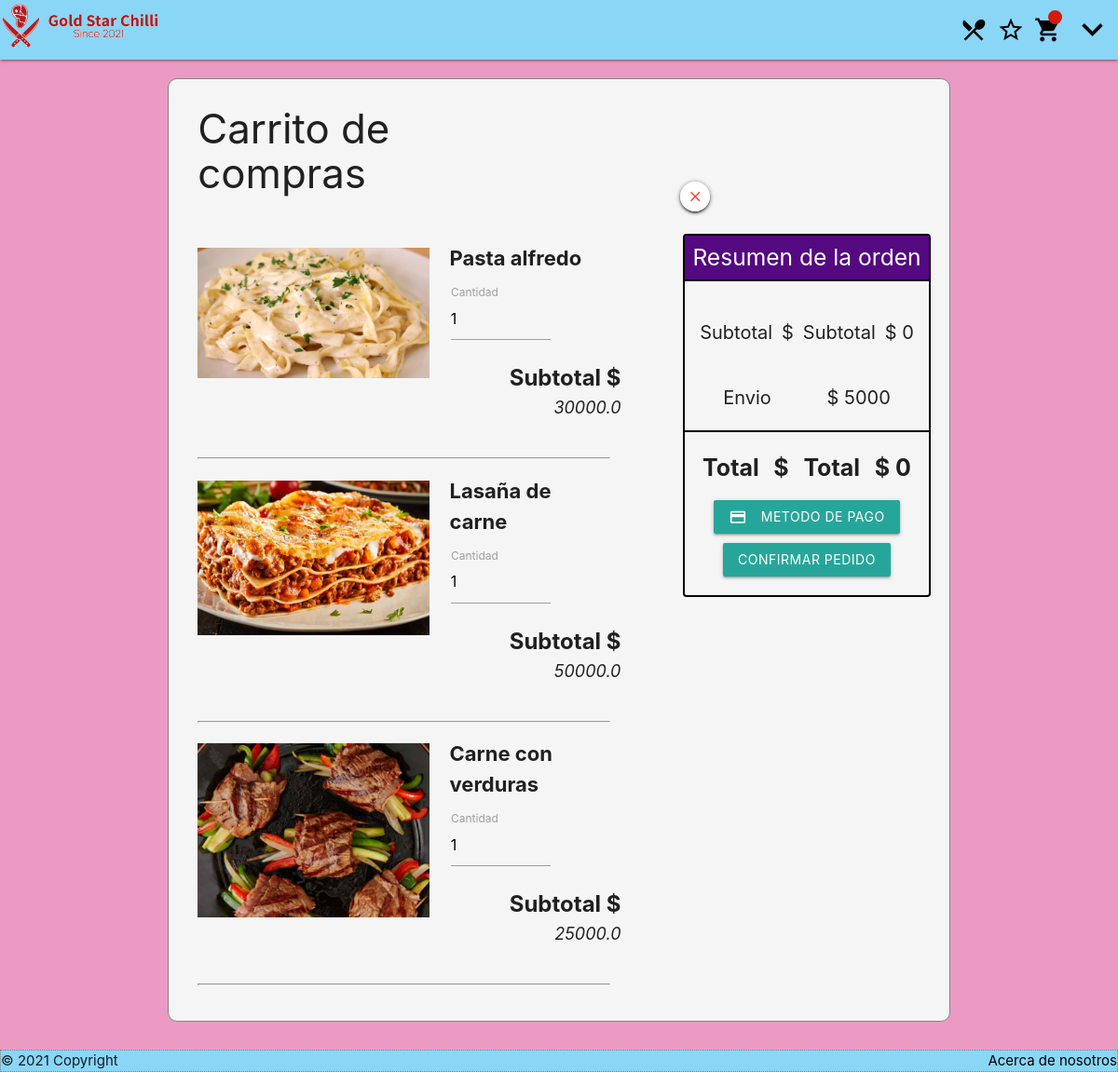
Page /Pedidos/ (signed in) on the committed database.
### tables this page shows
CREATE TABLE "detalles_plato" ("platos_id" INTEGER NOT NULL REFERENCES "platos" ("id"), "pedido_id" INTEGER NOT NULL REFERENCES "pedido" ("id"), "cantidad" INTEGER NOT NULL, "subtotal" FLOAT NOT NULL, PRIMARY KEY ("platos_id","pedido_id"));

CREATE TABLE platos (id INTEGER PRIMARY KEY AUTOINCREMENT NOT NULL, nombre TEXT NOT NULL, precio FLOAT NOT NULL, descripcion TEXT, imagen TEXT);

### app.py (the view)
@app.route('/Pedidos/')
def pedidos():
    detalles=[]
    if es_usuario():
        if session["pedido"] != None:
            statement = "SELECT p.id, nombre, precio, imagen,cantidad,subtotal FROM platos as p inner join detalles_plato dp ON p.id = dp.platos_id where dp.pedido_id = ?;"
            parametros = [(session["pedido"])]
            detalles = consultarBD(statement,parametros)
    return render_template('pedidos.html',titulo='Carrito de compras',platos = detalles)

### app.py (called while the page is built)
def consultarBD(query,params):
    if(query != ''):
        try:
            sqliteConnection = sqlite3.connect('./data/GoldStar.sqlite')
            cursor = sqliteConnection.cursor()
            if params:
                cursor.execute(query,params)
            else:
                cursor.execute(query)
            result = cursor.fetchall()
            cursor.close()
        except sqlite3.Error as error:
            print("Error while connecting to sqlite", error)
        finally:
            if sqliteConnection:
                sqliteConnection.close()
                print("The SQLite connection is closed")
            return result

def es_usuario():
    if 'nit' in session:
        return True
    else:
        return False

### templates/pedidos.html (shortened to what this page needs)
{% extends "base.html" %}
{% block contenido %}
    <main>
    <div class="container">
        <div class="row">
            <div class="col m6"><h3 style="margin:20px 0px;">Carrito de compras</h3></div>
        </div>
        <div class="row">
            <div class="col m7 platos_del_carro">
                {% for plato in platos %}
                  <div class="row hoverable platopedido">
                    <a class="flotante_star btn-floating btn-small waves-effect waves-light" onclick="eliminarPlato(this)"><i class="material-icons">close</i></a>
                    <div class="col m7" style="margin-top: 15px;">
                        <img src="/static/img/{{plato[3]}}" width="100%">
                    </div>
                    <div class="col m5">
                        <div class="row" style = "margin-bottom: 0px;">
                            <p style="font-size: 22px; font-weight: bold; margin: 10px; " >{{plato[1]}}</p>
                        </div>
                        <div class="row" style="margin-bottom: 0px;">
                            <div class="input-field col m8">
                                <input id="cantidad_pedido" type="number" step="1" minlength="1" value="{{plato[4]}}" onchange="calcular()">
                                <label for="cantidad_pedido">Cantidad</label>
                            </div>
                        </div>
                        <div class="row right-align">
                            <span style="font-size: x-large; font-weight: bold;">Subtotal $</span >
                            <span id="precio_plato" style="font-size: larger; font-style: italic;">{{plato[2]}}</span >
                        </div>
                    </div>
                  </div>
                  <hr>
                {% endfor %}
            </div>
            <div class="col m4 offset-m1 resumen_orden">
                <div class="row" style="background-color: rgb(84, 9, 128);">
                    <h5 class="center-align white-text" style="margin-top: 0; padding-top: 10px;">Resumen de la orden</h5>
                </div>
                <div class="row" >
                    <div class="col s12" style="display: flex; justify-content: space-around;">
                         <p>Subtotal</p><p id="pedido_subtotal">$ </p>
                        <p>Subtotal</p><p id="pedido_subtotal">$ 0</p>
                    </div>
                    <div class="col s12" style="display: flex; justify-content: space-around;">
                        <p>Envio</p><p>$ 5000</p>
                    </div>
                </div>
                <div class="row">
                    <div class="col s12" style="display: flex; justify-content: space-around; margin-bottom:15px;">
                         <span style="font-size:25px; font-weight: bold;">Total</span><span style="font-size:25px; font-weight: bold;" id="pedido_total">$ </span>
                         <span style="font-size:25px; font-weight: bold;">Total</span><span style="font-size:25px; font-weight: bold;" id="pedido_total">$ 0</span>
                    </div>
                    <div class="col s12" style="display: flex;flex-direction: column;align-items: center;">
                        <a class="waves-effect waves-light btn"><i class="material-icons left">credit_card</i>Metodo de pago</a>
                        <a class="waves-effect waves-light btn" style="margin-top: 10px;" onclick="Swal.fire(
                            'Pedido confirmado!',
                            'en minutos sale el domi!',
                            'success'
                          );">Confirmar pedido</a>
                    </div>
                </div>
            </div>
        </div>
    </div>
    </main>
{% endblock %}

### static/css/estilos.css (style rules this page uses)
:root { --header-height: 60px; }

### static/css/styles.css (style rules this page uses)
body { background-color: rgb(235, 155, 195); display: flex; min-height: 100vh; flex-direction: column; }
main { flex: 1 0 auto; }
.container { background-color: whitesmoke; border: 0.5px solid rgb(131, 131, 131); border-radius: 10px; margin-top: 20px ; margin-bottom: 30px ; padding: 10px 20px; }
.platopedido .flotante_star { position: absolute; background-color: white; left: 730px; top: 195px; }
.platopedido .flotante_star i { color: #F44336; }
.resumen_orden { border: 2px solid black; border-radius: 4px; }
.resumen_orden div.row:nth-child(-n + 2) { border-bottom: 2px solid black; }
.resumen_orden .s12 p { font-size:20px; }

### rows in the picture
detalles_plato: imagen (picture), nombre "Pasta alfredo", cantidad "1", precio "30000.0"
detalles_plato: imagen (picture), nombre "Lasaña de carne", cantidad "1", precio "50000.0"
detalles_plato: imagen (picture), nombre "Carne con verduras", cantidad "1", precio "25000.0"
